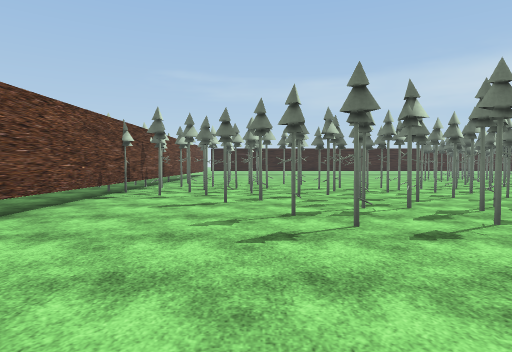
[1] (above)

24 first-person views from a walk through a 3-D level made in the Unity game engine. The camera is 1.4 m above the floor, tilts 2° down and sees 75° across. The floor is counted in squares, 2 m on a side. Each view is taken from the middle of a square. On the plan, view 1 faces up. The plan holds only what a view shows up to about 10 squares ahead; the rest is blank. The place goes on beyond the plan. Some surface patterns are stand-ins.

[2]
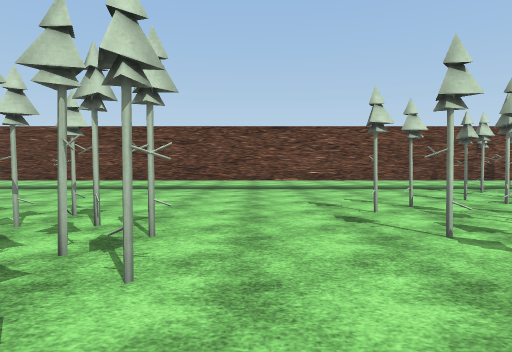

[3]
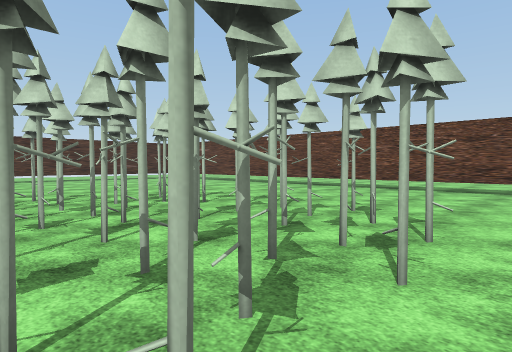

[4]
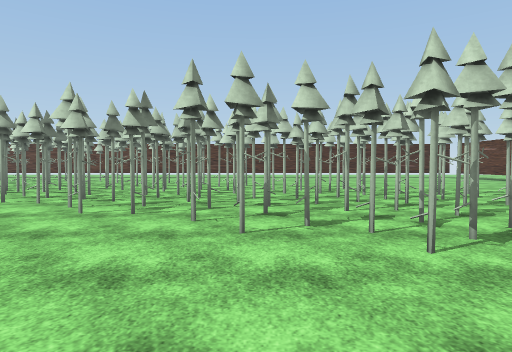

[5]
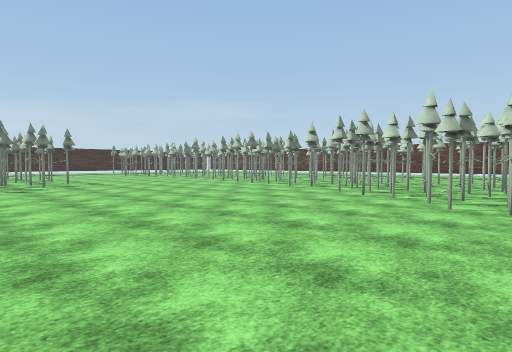

[6]
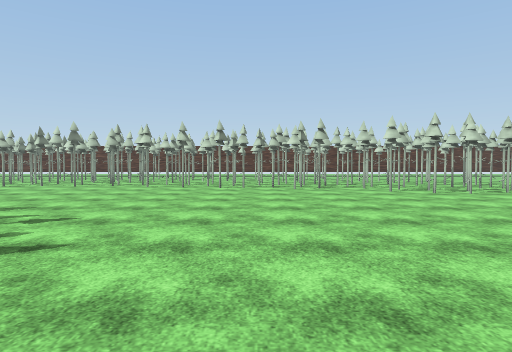

[7]
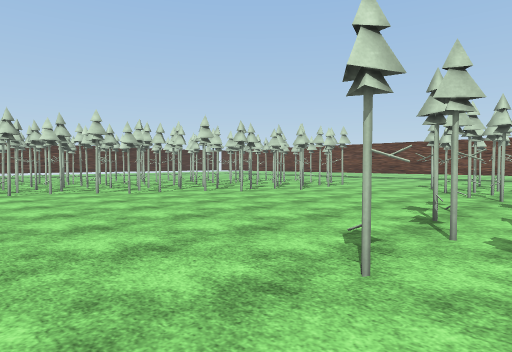

[8]
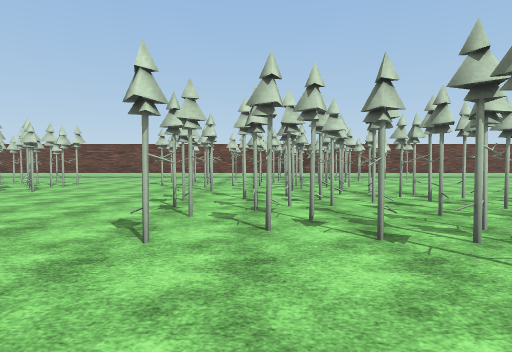

[9]
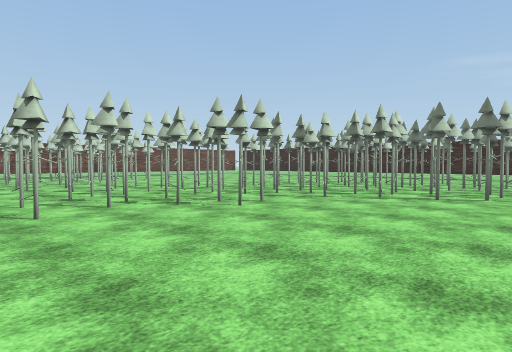

[10]
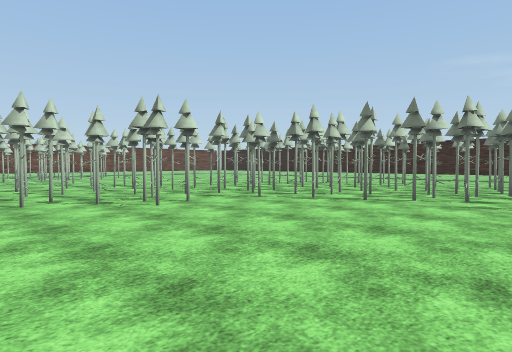

[11]
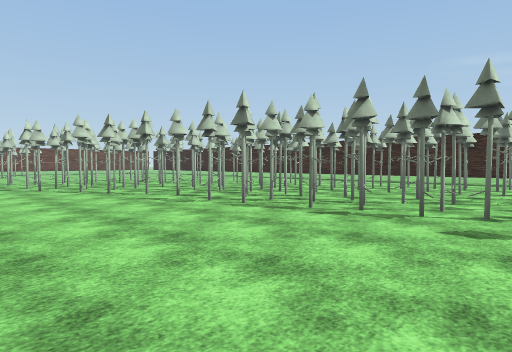

[12]
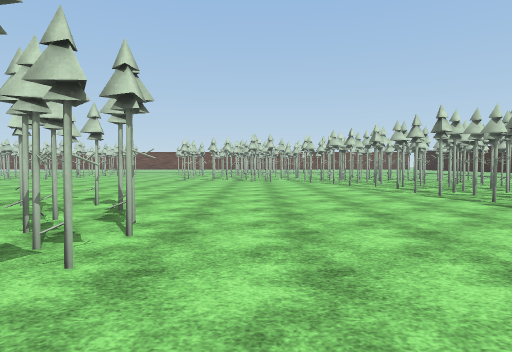

[13]
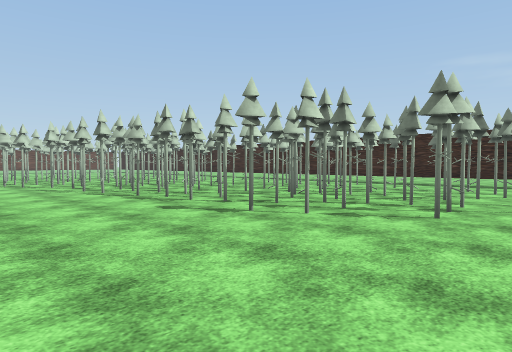

[14]
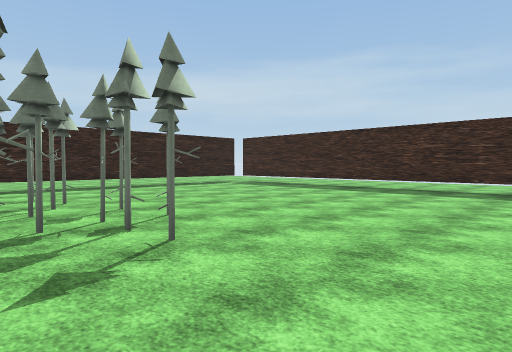

[15]
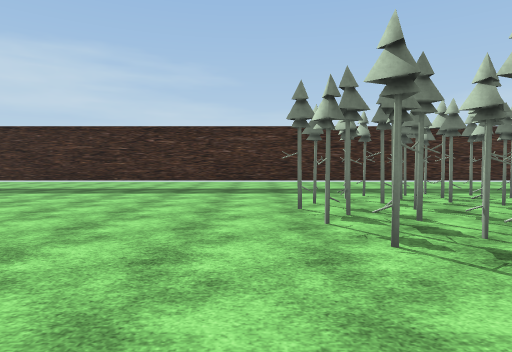

[16]
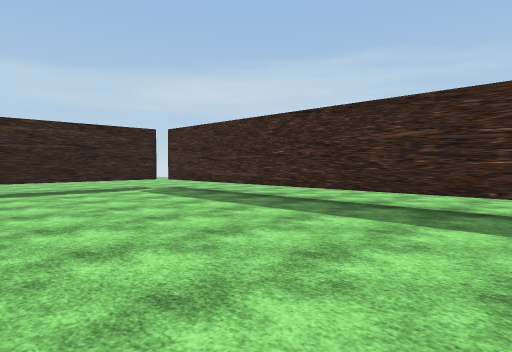

[17]
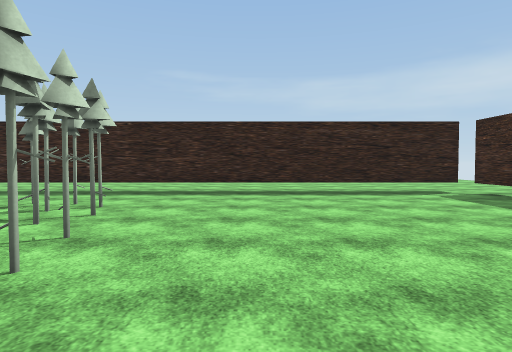

[18]
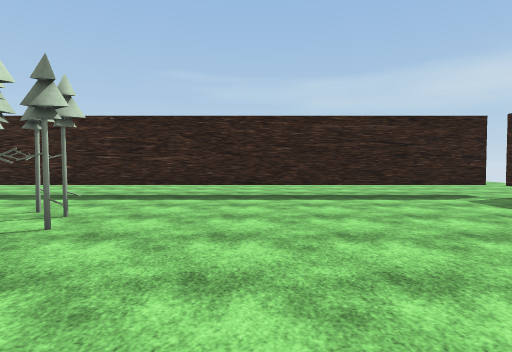

[19]
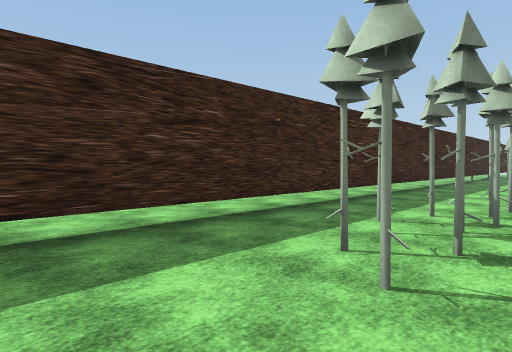

[20]
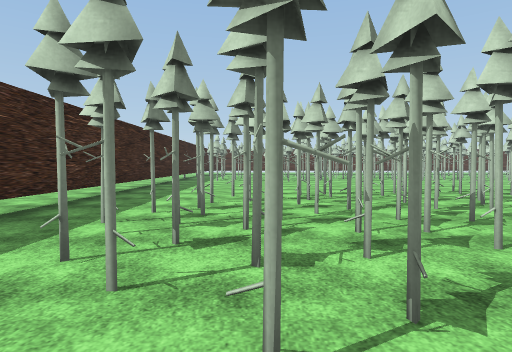

[21]
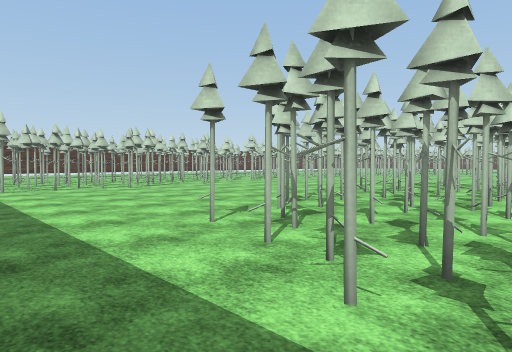

[22]
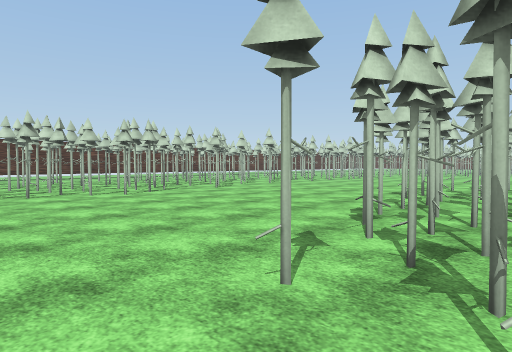

[23]
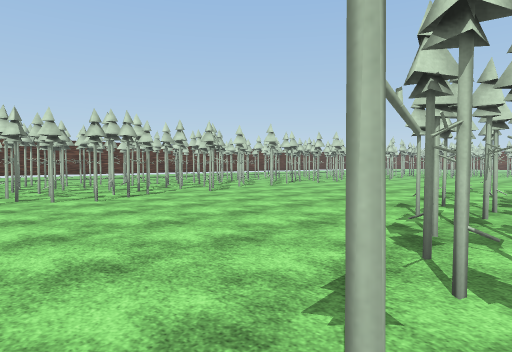

[24]
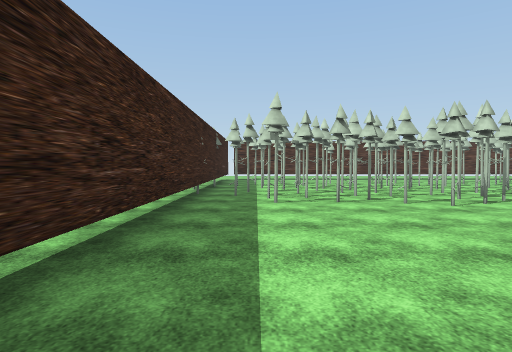

### Floor plan
Key: @ floor where view 1 was taken; # wall or solid block; x gap in a wall; . floor; T thing the floor can be seen under or through.
Columns run from 5 left of view 1 to 33 right of it. Each row starts with its distance up from view 1.
 23                           ###########x.
 22                           ............x
 21                          .............#
 20                         ..####........#
 19                        #######........#
 18                              ##.......#
 17                              ##.......#
 16                              ##.......#
 15                   ###### ######.......#
 14          ..       ##..#####...........#
 13          ...     ##.#.#...............#
 12          .....# ####..................#
 11          ...T T ##....................#
 10 x #### .##.TTT  #.....................#
  9 .##########T T ##..............####...#
  8 .#.########.TT###..........#########..#
  7 .#....#####...#..........###      ##..#
  6 .#...#.####...#.#.......###        #..#
  5  #.....####.............##        ##..#
  4  #....#................. ##      ###..#
  3  #........................#     ###...#
  2  #.......................#########....#
  1  #......###...............####........#
  0 .#...@.TT#####........................#
 -1 .#.....TT   ####......................#
 -2  #.....T      ###.....................#
 -3  #.....TT      ###....................#
 -4  #.....TT###    #######  .....#.##. #.#
 -5  #. ......###                ########.#
 -6      ......                        ####
 -7       .....                          #
 -8        ...                           #
 -9         ..                      ##

Where each view was taken, in squares from view 1:
view 1: 0 up, 0 right, facing up
view 2: 2 up, 6 right, facing left
view 3: 2 up, 6 right, facing down-left
view 4: 4 up, 7 right, facing down
view 5: 5 up, 8 right, facing down-right
view 6: 6 up, 16 right, facing down
view 7: 7 up, 13 right, facing down-left
view 8: 7 up, 14 right, facing left
view 9: 5 up, 16 right, facing up-left
view 10: 6 up, 17 right, facing up-left
view 11: 9 up, 22 right, facing up-left
view 12: 9 up, 25 right, facing left
view 13: 10 up, 26 right, facing up-left
view 14: 12 up, 23 right, facing up-right
view 15: 10 up, 23 right, facing right
view 16: 13 up, 27 right, facing up-right
view 17: 14 up, 27 right, facing up
view 18: 15 up, 27 right, facing up
view 19: 10 up, 29 right, facing down-right
view 20: 10 up, 29 right, facing down
view 21: 6 up, 32 right, facing down-left
view 22: 4 up, 31 right, facing down-left
view 23: 3 up, 30 right, facing down-left
view 24: 2 up, 31 right, facing down
